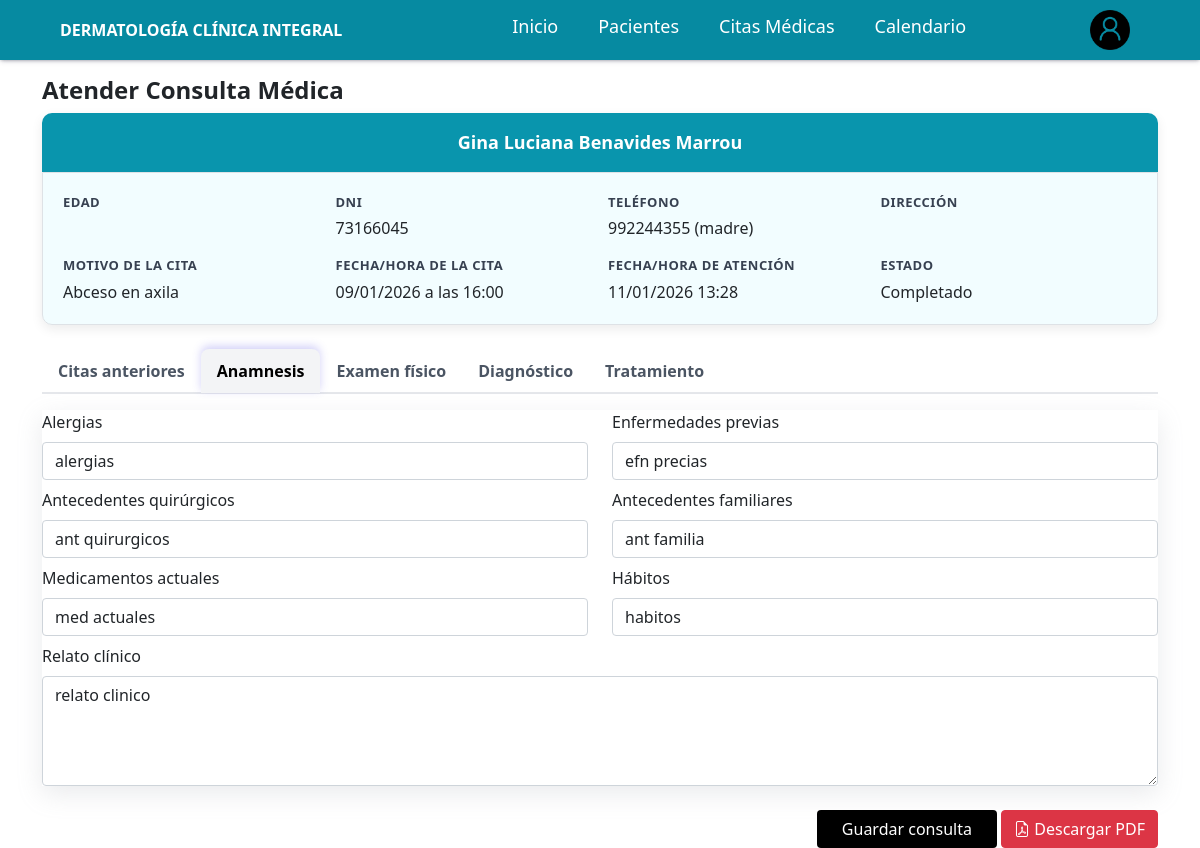
The page /clinica/atender_cita/37/ on the database its author committed.
### clinica/models.py (models this page shows, shortened)
class Paciente(models.Model):
    TIPO_SANGRE_CHOICES = [
        ('A+', 'A+'),
        ('A-', 'A-'),
        ('B+', 'B+'),
        ('B-', 'B-'),
        ('AB+', 'AB+'),
        ('AB-', 'AB-'),
        ('O+', 'O+'),
        ('O-', 'O-'),
    ]
    nombre = models.CharField(max_length=100, blank=True, null=True)
    fecha_nacimiento = models.DateField(blank=True, null=True)
    email = models.CharField(max_length=100, blank=True, null=True)
    dni = models.CharField(max_length=100, blank=True, null=True)
    telefono = models.CharField(max_length=255, blank=True, null=True)
    direccion = models.CharField(max_length=100, blank=True, null=True)
    alergias_conocidas = models.CharField(max_length=255, blank=True, null=True)
    emfermedades_previas = models.CharField(max_length=255, blank=True, null=True)
    antecentes_quirurgicos = models.CharField(max_length=255, blank=True, null=True)
    antecedentes_familiares = models.CharField(max_length=255, blank=True, null=True)
    medicamentos_actuales = models.CharField(max_length=255, blank=True, null=True)
    habitos = models.CharField(max_length=255, blank=True, null=True)
    relato_clinico = models.TextField(blank=True, null=True)
    edad = models.CharField(max_length=255, blank=True, null=True)
    peso = models.CharField(max_length=50, blank=True, null=True)
    altura = models.CharField(max_length=50, blank=True, null=True)
    presion_arterial = models.CharField(max_length=50, blank=True, null=True)
    frecuencia_cardiaca = models.CharField(max_length=50, blank=True, null=True)
    frecuencia_respiratoria = models.CharField(max_length=50, blank=True, null=True)
    temperatura = models.CharField(max_length=50, blank=True, null=True)
    tipo_de_sangre = models.CharField(
        max_length=10,
        choices=TIPO_SANGRE_CHOICES,
        blank=True,
        null=True
    )
    descripcion_examen_fisico = models.TextField(blank=True, null=True)
    nombre_contacto_emergencia1 = models.CharField(max_length=100, blank=True, null=True)
    telefono_contacto_emergencia1 = models.CharField(max_length=15, blank=True, null=True)
    relacion_contacto_emergencia1 = models.CharField(max_length=50, blank=True, null=True)
    nombre_contacto_emergencia2 = models.CharField(max_length=100, blank=True, null=True)
    telefono_contacto_emergencia2 = models.CharField(max_length=15, blank=True, null=True)
    relacion_contacto_emergencia2 = models.CharField(max_length=50, blank=True, null=True)
    nombre_contacto_emergencia3 = models.CharField(max_length=100, blank=True, null=True)
    telefono_contacto_emergencia3 = models.CharField(max_length=15, blank=True, null=True)
    relacion_contacto_emergencia3 = models.CharField(max_length=50, blank=True, null=True)
    created_at = models.DateTimeField(auto_now_add=True)
    updated_at = models.DateTimeField(auto_now=True)
    @property
    def edad_paciente(self):
        if not self.fecha_nacimiento:
            return None
        hoy = date.today()
        return hoy.year - self.fecha_nacimiento.year - (
            (hoy.month, hoy.day) < (self.fecha_nacimiento.month, self.fecha_nacimiento.day)
        )

class Cita(models.Model):
    paciente = models.ForeignKey(Paciente, on_delete=models.CASCADE, related_name='citas')
    fecha = models.DateField(blank=True, null=True)
    hora = models.TimeField(blank=True, null=True)
    motivo = models.CharField(max_length=255, blank=True, null=True)
    estado = models.BooleanField(default=False, blank=True, null=True)  # False = programada, True = completada
    created_at = models.DateTimeField(auto_now_add=True)
    updated_at = models.DateTimeField(auto_now=True)

class RespuestaCita(models.Model):
    cita = models.OneToOneField(Cita, on_delete=models.CASCADE, related_name='respuesta')
    diagnostico = HTMLField(null=True, blank=True)
    tratamiento = models.TextField(blank=True, null=True)
    notas = models.TextField(blank=True, null=True)
    receta = models.TextField(blank=True, null=True)
    alergias_conocidas = models.CharField(max_length=255, blank=True, null=True)
    emfermedades_previas = models.CharField(max_length=255, blank=True, null=True)
    antecentes_quirurgicos = models.CharField(max_length=255, blank=True, null=True)
    antecedentes_familiares = models.CharField(max_length=255, blank=True, null=True)
    medicamentos_actuales = models.CharField(max_length=255, blank=True, null=True)
    habitos = models.CharField(max_length=255, blank=True, null=True)
    relato_clinico = models.TextField(blank=True, null=True)
    peso = models.CharField(max_length=50, blank=True, null=True)
    altura = models.CharField(max_length=50, blank=True, null=True)
    presion_arterial = models.CharField(max_length=50, blank=True, null=True)
    frecuencia_cardiaca = models.CharField(max_length=50, blank=True, null=True)
    frecuencia_respiratoria = models.CharField(max_length=50, blank=True, null=True)
    descripcion_examen_fisico = models.TextField(blank=True, null=True)
    created_at = models.DateTimeField(auto_now_add=True)
    updated_at = models.DateTimeField(auto_now=True)

### clinica/views.py (the view, shortened to what this page needs)
# urls.py: path('atender_cita/<int:cita_id>/', views.atender_cita, name='atender_cita'),
def atender_cita(request, cita_id):
    cita = get_object_or_404(Cita, id=cita_id)
    paciente = cita.paciente
    respuesta, created = RespuestaCita.objects.get_or_create(cita=cita)
    citas_anteriores = (
    Cita.objects
    .filter(
        paciente=paciente,
        fecha__isnull=False,
        fecha__lt=cita.fecha
    )
    .order_by('-fecha', '-hora')
)
    return render(request, "clinica/atender_cita.html", {
        "cita": cita,
        "paciente": paciente,
        "respuesta": respuesta,
        "citas_anteriores": citas_anteriores,  # 🔥 IMPORTANTE
    })

### templates/clinica/atender_cita.html (shortened to what this page needs)
{% extends "base.html" %}
{% block body %}
{% include "../components/navbar.html" %}
<div class="container mt-3">
    <h4 class="fw-bold">Atender Consulta Médica</h4>
   <div class="card card-expediente mb-4">
        <div class="expediente-header">
            {{ paciente.nombre|default_if_none:'' }}
        </div>
        <div class="expediente-body">
            <div class="row g-3">
    <div class="col-md-3">
        <div class="info-label fw-bold">Edad</div>
    </div>
    <div class="col-md-3">
        <div class="info-label fw-bold">DNI</div>
        <div class="">{{ paciente.dni|default_if_none:'' }}</div>
    </div>
    <div class="col-md-3">
        <div class="info-label fw-bold">Teléfono</div>
        <div class="">{{ paciente.telefono|default_if_none:'' }}</div>
    </div>
    <div class="col-md-3">
        <div class="info-label fw-bold">Dirección</div>
    </div>
    <div class="col-md-3">
        <div class="info-label fw-bold">Motivo de la cita</div>
        <div class="">{{ cita.motivo|default_if_none:'' }}</div>
    </div>
    <div class="col-md-3">
        <div class="info-label fw-bold">Fecha/Hora de la cita</div>
        <div class="">
            {{ cita.fecha|date:"d/m/Y" }} a las {{ cita.hora|time:"H:i" }}
        </div>
    </div>
    <div class="col-md-3">
        <div class="info-label fw-bold">Fecha/Hora de atención</div>
        <div class="">{{ cita.updated_at|date:"d/m/Y H:i" }}</div>
    </div>
    <div class="col-md-3">
        <div class="info-label fw-bold">Estado</div>
        <div class="">
            {% if cita.estado %}
                Completado
            {% else %}
                Programado
            {% endif %}
        </div>
    </div>
</div>
        </div>
    </div>
    <ul class="nav nav-tabs mb-3">
        <li class="nav-item"><button class="nav-link" data-bs-toggle="tab" data-bs-target="#anteriores">Citas anteriores</button></li>
        <li class="nav-item"><button class="nav-link active" data-bs-toggle="tab" data-bs-target="#anamnesis">Anamnesis</button></li>
        <li class="nav-item"><button class="nav-link" data-bs-toggle="tab" data-bs-target="#examen">Examen físico</button></li>
        <li class="nav-item"><button class="nav-link" data-bs-toggle="tab" data-bs-target="#consulta">Diagnóstico</button></li>
        <li class="nav-item"><button class="nav-link" data-bs-toggle="tab" data-bs-target="#receta">Tratamiento</button></li>
    </ul>
    <form method="POST" enctype="multipart/form-data">
        <div class="tab-content">
            <div class="tab-pane fade show active" id="anamnesis">
                <div class="row">
                    <div class="col-md-6">
                        <label class="form-label">Alergias</label>
                        <input name="alergias_conocidas" class="form-control" value="{{ respuesta.alergias_conocidas|default_if_none:'' }}">
                    </div>
                    <div class="col-md-6">
                        <label class="form-label">Enfermedades previas</label>
                        <input name="emfermedades_previas" class="form-control" value="{{ respuesta.emfermedades_previas|default_if_none:'' }}">
                    </div>
                    <div class="col-md-6 mt-2">
                        <label class="form-label">Antecedentes quirúrgicos</label>
                        <input name="antecentes_quirurgicos" class="form-control" value="{{ respuesta.antecentes_quirurgicos|default_if_none:'' }}">
                    </div>
                    <div class="col-md-6 mt-2">
                        <label class="form-label">Antecedentes familiares</label>
                        <input name="antecedentes_familiares" class="form-control" value="{{ respuesta.antecedentes_familiares|default_if_none:'' }}">
                    </div>
                    <div class="col-md-6 mt-2">
                        <label class="form-label">Medicamentos actuales</label>
                        <input name="medicamentos_actuales" class="form-control" value="{{ respuesta.medicamentos_actuales|default_if_none:'' }}">
                    </div>
                    <div class="col-md-6 mt-2">
                        <label class="form-label">Hábitos</label>
                        <input name="habitos" class="form-control" value="{{ respuesta.habitos|default_if_none:'' }}">
                    </div>
                    <div class="col-md-12 mt-2">
                        <label class="form-label">Relato clínico</label>
                        <textarea name="relato_clinico" class="form-control" rows="4">{{ respuesta.relato_clinico|default_if_none:'' }}</textarea>
                    </div>
                </div>
            </div>
        </div>
        <div class="text-end mt-4">
            <button class="btn px-4 btnGuardar" style="background-color: #000; color: #fff;">Guardar consulta</button>
            {% if cita.estado %}
            <a href="{% url 'clinica:generar_pdf_cita' cita.id %}"
            class="btn btn-danger" target="_blank">
                <i class="bi bi-file-earmark-pdf"></i> Descargar PDF
            </a>
            {% endif %}
        </div>
    </form>
</div>
{% endblock %}

### static/css/navbar/admin.css (style rules this page uses)
.active { left: 0; box-shadow: rgba(149, 157, 165, 0.2) 0px 8px 24px; }

### templates/clinica/atender_cita.html (style rules this page uses)
.expediente-header { background: #0995AD; color: white; padding: 16px; border-radius: 10px 10px 0 0; text-align: center; font-weight: bold; font-size: 18px; }
.expediente-body { background-color: #F2FDFF; border-radius: 0 0 10px 10px; padding: 20px; border: 1px solid #dee2e6; }
.info-label { font-size: 12px; font-weight: 600; color: #6c757d; }
.card-expediente { border-radius: 10px; border: none; box-shadow: 0 4px 12px rgba(0,0,0,0.08); }
.info-label { font-size: 13px; font-weight: 800; color: #374151; margin-bottom: 4px; text-transform: uppercase; letter-spacing: 0.5px; }
.nav-tabs { border-bottom: 2px solid #e5e7eb; }
.nav-tabs .nav-link { border: none; color: #4b5563; font-weight: 600; padding: 10px 16px; border-radius: 8px 8px 0 0; transition: all 0.2s ease; background: transparent; }
.nav-tabs .nav-link.active { background: #f3f4f6; color: #000; font-weight: 700; box-shadow: 0 -3px 8px rgba(79, 70, 229, 0.25); }

### rows shown on the page
Paciente: nombre "Gina Luciana Benavides Marrou", dni "73166045", telefono "992244355 (madre)"
Cita: motivo "Abceso en axila", fecha "09/01/2026", hora "16:00", updated_at "11/01/2026 13:28"
RespuestaCita: alergias_conocidas "alergias", emfermedades_previas "efn precias", antecentes_quirurgicos "ant quirurgicos", antecedentes_familiares "ant familia", medicamentos_actuales "med actuales", habitos "habitos", relato_clinico "relato clinico"
